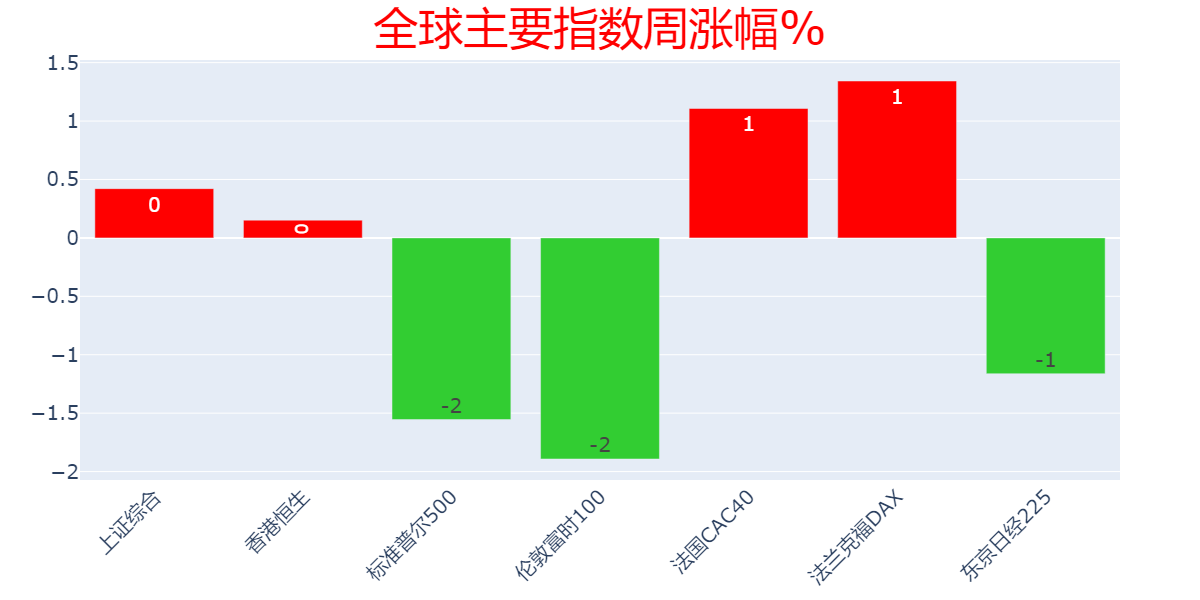

The Python source for this figure:
# -*- coding: utf-8 -*-

from pyexpat.errors import codes
from EmQuantAPI import *
from datetime import timedelta, datetime
import time as _time
import traceback
from datetime import *
import numpy as np
import pandas as pd
import xlrd
import plotly_express as px


def mainCallback(quantdata):
    """
    mainCallback 是主回调函数，可捕捉如下错误
    在start函数第三个参数位传入，该函数只有一个为c.EmQuantData类型的参数quantdata
    :param quantdata:c.EmQuantData
    :return:
    """
    print ("mainCallback",str(quantdata))
    #登录掉线或者 登陆数达到上线（即登录被踢下线） 这时所有的服务都会停止
    if str(quantdata.ErrorCode) == "10001011" or str(quantdata.ErrorCode) == "10001009":
        print ("Your account is disconnect. You can force login automatically here if you need.")
    #行情登录验证失败（每次连接行情服务器时需要登录验证）或者行情流量验证失败时，会取消所有订阅，用户需根据具体情况处理
    elif str(quantdata.ErrorCode) == "10001021" or str(quantdata.ErrorCode) == "10001022":
        print ("Your all csq subscribe have stopped.")
    #行情服务器断线自动重连连续6次失败（1分钟左右）不过重连尝试还会继续进行直到成功为止，遇到这种情况需要确认两边的网络状况
    elif str(quantdata.ErrorCode) == "10002009":
        print ("Your all csq subscribe have stopped, reconnect 6 times fail.")
    # 行情订阅遇到一些错误(这些错误会导致重连，错误原因通过日志输出，统一转换成EQERR_QUOTE_RECONNECT在这里通知)，正自动重连并重新订阅,可以做个监控
    elif str(quantdata.ErrorCode) == "10002012":
        print ("csq subscribe break on some error, reconnect and request automatically.")
    # 资讯服务器断线自动重连连续6次失败（1分钟左右）不过重连尝试还会继续进行直到成功为止，遇到这种情况需要确认两边的网络状况
    elif str(quantdata.ErrorCode) == "10002014":
        print ("Your all cnq subscribe have stopped, reconnect 6 times fail.")
    # 资讯订阅遇到一些错误(这些错误会导致重连，错误原因通过日志输出，统一转换成EQERR_INFO_RECONNECT在这里通知)，正自动重连并重新订阅,可以做个监控
    elif str(quantdata.ErrorCode) == "10002013":
        print ("cnq subscribe break on some error, reconnect and request automatically.")
    # 资讯登录验证失败（每次连接资讯服务器时需要登录验证）或者资讯流量验证失败时，会取消所有订阅，用户需根据具体情况处理
    elif str(quantdata.ErrorCode) == "10001024" or str(quantdata.ErrorCode) == "10001025":
        print("Your all cnq subscribe have stopped.")
    else:
        pass

def startCallback(message):
    print("[EmQuantAPI Python]", message)
    return 1
def csqCallback(quantdata):
    """
    csqCallback 是csq订阅时提供的回调函数模板。该函数只有一个为c.EmQuantData类型的参数quantdata
    :param quantdata:c.EmQuantData
    :return:
    """
    print ("csqCallback,", str(quantdata))

def cstCallBack(quantdata):
    '''
    cstCallBack 是日内跳价服务提供的回调函数模板
    '''
    for i in range(0, len(quantdata.Codes)):
        length = len(quantdata.Dates)
        for it in quantdata.Data.keys():
            print(it)
            for k in range(0, length):
                for j in range(0, len(quantdata.Indicators)):
                    print(quantdata.Data[it][j * length + k], " ",end = "")
                print()
def cnqCallback(quantdata):
    """
    cnqCallback 是cnq订阅时提供的回调函数模板。该函数只有一个为c.EmQuantData类型的参数quantdata
    :param quantdata:c.EmQuantData
    :return:
    """
    # print ("cnqCallback,", str(quantdata))
    print("cnqCallback,")
    for code in quantdata.Data:
        total = len(quantdata.Data[code])
        for k in range(0, len(quantdata.Data[code])):
            print(quantdata.Data[code][k])

try:
    #调用登录函数（激活后使用，不需要用户名密码）
    loginResult = c.start("ForceLogin=1", '', mainCallback)
    if(loginResult.ErrorCode != 0):
        print("login in fail")
        exit()

    date = datetime.today().strftime("%Y-%m-%d")
    # 指数 涨跌幅
    data=c.css("000001.SH,HSI.HI,SPX.GI,FTSE.GI,FCHI.GI,GDAXI.GI,N225.GI,KS11.GI","NAME,DIFFERRANGEW","TradeDate="+date+",AdjustFlag=1,Rowindex=none,Ispandas=1")
    data.to_excel(r'C:\xyzy\1lhjr\2clzb\qqzs.xls')

#退出
    data = logoutResult = c.stop()
except Exception as ee:
    print("error >>>",ee)
    traceback.print_exc()
else:
    print("demo end")

data = xlrd.open_workbook(r'C:\xyzy\1lhjr\2clzb\qqzs.xls')
table = data.sheets()[0]
x1=[]   
cap1 = table.col_values(3)
for i in range(1,8):
    x1.append(cap1[i].strip("指数"))
y1=[]   
cap2 = table.col_values(4)
for i in range(1,8):
    y1.append(cap2[i])
fig = px.bar(data,x=x1,y=y1,text=y1)
fig.update_traces(texttemplate='%{text:.0f}',textposition='inside',marker=dict(color=np.where(np.array(y1)>0,'red','limegreen'))) 
fig.update_layout(width=1200,height=600,title={'text': "全球主要指数周涨幅%",'y':0.98,'x':0.5,'xanchor': 'center','yanchor': 'top'},title_font_size=45,font_size=20,title_font_color='red',xaxis_tickangle=-45,showlegend=False,xaxis_title=None,yaxis_title=None)
fig.write_image(r'C:\xyzy\1lhjr\2clzb\qqzs.png')
